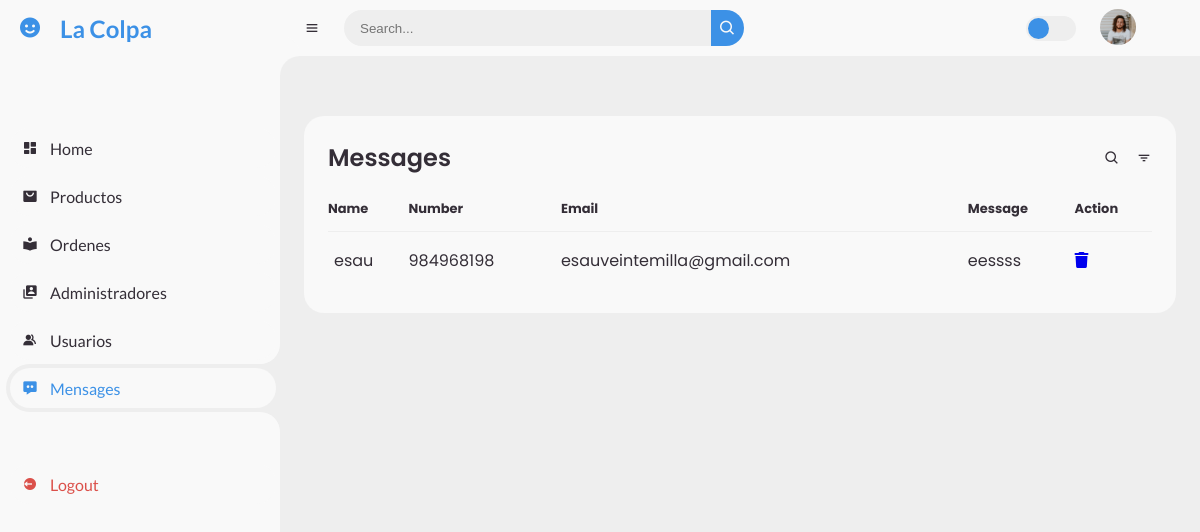
The app's page /admin/messages.php (signed in), older data.
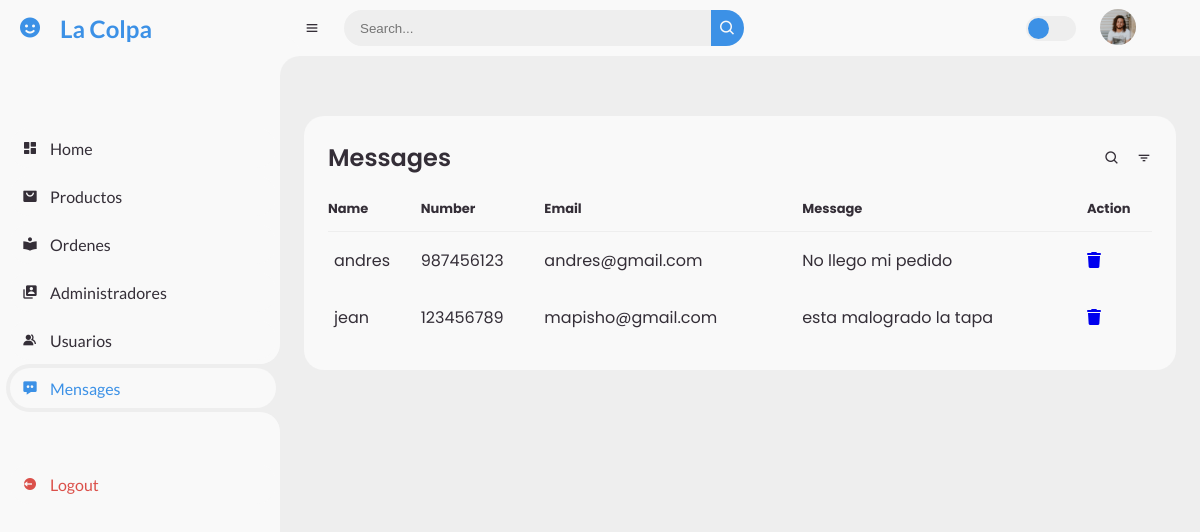
The same page, newer data.
### tables this page shows
CREATE TABLE `messages` (
  `id` int(100) NOT NULL,
  `user_id` int(100) NOT NULL,
  `name` varchar(100) NOT NULL,
  `email` varchar(100) NOT NULL,
  `number` varchar(12) NOT NULL,
  `message` varchar(500) NOT NULL
);

### admin/messages.php (the view, shortened to what this page needs)
<?php
include '../components/connect.php';
?>
<!DOCTYPE html>
<html lang="en">
<head>
  <link rel="stylesheet" href="https://cdnjs.cloudflare.com/ajax/libs/font-awesome/6.1.1/css/all.min.css">
  <link href="https://unpkg.com/boxicons@2.0.9/css/boxicons.min.css" rel="stylesheet" />
  <link rel="stylesheet" href="../css/admin.css" />
  <link rel="stylesheet" href="../css/nav.css" />
</head>
<body>
  <section id="sidebar">
    <a href="dashboard.php" class="brand">
      <i class="bx bxs-smile"></i>
      <span class="text">La Colpa</span>
    </a>
    <ul class="side-menu top">
      <li>
        <a href="dashboard.php">
          <i class="bx bxs-dashboard"></i>
          <span class="text">Home</span>
        </a>
      </li>
      <li>
        <a href="products.php">
          <i class="bx bxs-shopping-bag-alt"></i>
          <span class="text">Productos</span>
        </a>
      </li>
      <li>
        <a href="placed_orders.php">
          <i class="bx bxs-book-reader"></i>
          <span class="text">Ordenes</span>
        </a>
      </li>
      <li>
        <a href="admin_accounts.php">
          <i class="bx bxs-user-account"></i>
          <span class="text">Administradores</span>
        </a>
      </li>
      <li>
        <a href="users_accounts.php">
          <i class="bx bxs-group"></i>
          <span class="text">Usuarios</span>
        </a>
      </li>
      <li class="active">
        <a href="messages.php">
          <i class="bx bxs-message-dots"></i>
          <span class="text">Mensages</span>
        </a>
      </li>
    </ul>
    <ul class="side-menu">
      <li>
        <a href="../components/admin_logout.php" onclick="return confirm('logout from this website?');" class="logout">
          <i class="bx bxs-log-out-circle"></i>
          <span class="text">Logout</span>
        </a>
      </li>
    </ul>
  </section>
  <section id="content">
    <nav>
      <i class="bx bx-menu"></i>
      <form action="#">
        <div class="form-input">
          <input type="search" placeholder="Search..." />
          <button type="submit" class="search-btn">
            <i class="bx bx-search"></i>
          </button>
        </div>
      </form>
      <label for="switch-mode" class="switch-mode"></label>
      <ul class="main-links">
        <li class="dropdown-li">
          <a href="#" class="profile">
            <img src="../images/people.png" />
          </a>
        </li>
      </ul>
    </nav>
    <main>
      <div class="table-data">
        <div class="order">
          <div class="head">
            <h3>Messages</h3>
            <i class="bx bx-search"></i>
            <i class="bx bx-filter"></i>
          </div>
          <?php $select_messages = $conn->prepare("SELECT * FROM `messages`");
          $select_messages->execute();
          if ($select_messages->rowCount() > 0) {
          ?>
            <table>
              <thead>
                <tr>
                  <th>Name</th>
                  <th>Number </th>
                  <th>Email</th>
                  <th>Message</th>
                  <th>Action</th>
                </tr>
              </thead>
              <tbody>
                <?php
                while ($fetch_messages = $select_messages->fetch(PDO::FETCH_ASSOC)) {
                ?>
                  <tr>
                    <td>
                      <?= $fetch_messages['name']; ?>
                    </td>
                    <td><?= $fetch_messages['number']; ?></td>
                    <td><?= $fetch_messages['email']; ?></td>
                    <td><?= $fetch_messages['message']; ?></td>
                    <td>
                      <a href="messages.php?delete=<?= $fetch_messages['id']; ?>" class="delete" onclick="return confirm('delete this message?');"><i class="fas fa-trash"></i></a>
                    </td>
                  </tr>
                <?php
                }
                ?>
              </tbody>
            </table>
          <?php
          } else {
            echo '<p style= "background-color: #3c91e6;  padding: 15px 32px;" >No hay Mensajes</p>';
          } ?>
        </div>
      </div>
    </main>
  </section>
</body>
</html>

Row changes from the older to the newer data that the page shows:
removed messages: name "esau", number "984968198", email "esauveintemilla@gmail.com", message "eessss"
added messages: name "andres", number "987456123", email "andres@gmail.com", message "No llego mi pedido"
added messages: name "jean", number "123456789", email "mapisho@gmail.com", message "esta malogrado la tapa"
